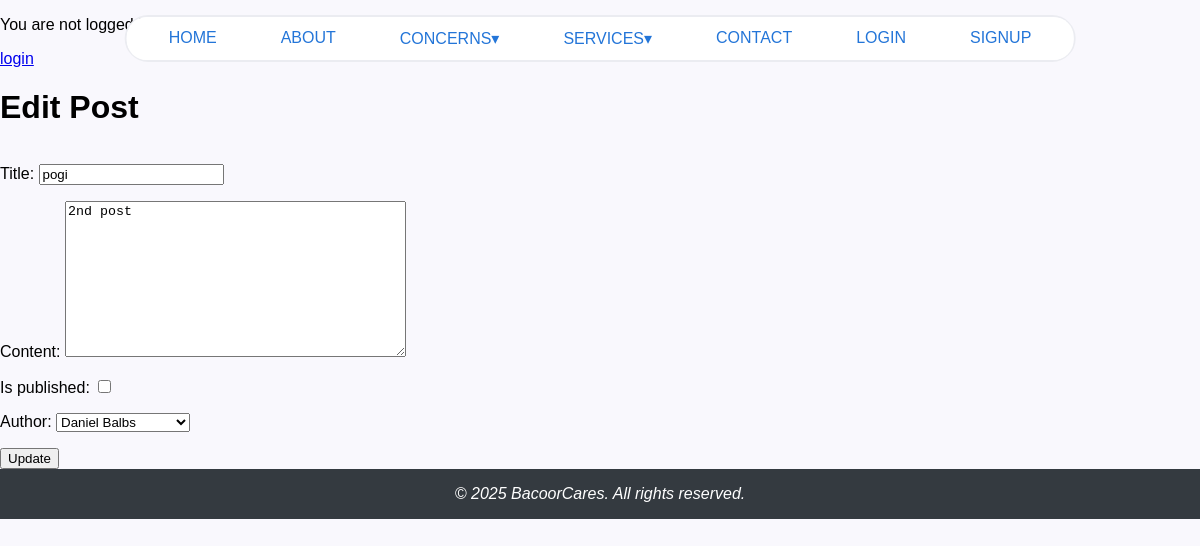
Screenshot of /blog/5/edit with the database file from the repository.
### app/models.py (models this page shows, shortened)
class Post(models.Model):
    title = models.CharField(max_length=200)
    content = models.TextField(null=True)
    created_at = models.DateTimeField(auto_now_add=True)
    is_published = models.BooleanField(default=False)
    author = models.ForeignKey(Citizen, on_delete=models.CASCADE)

### app/views.py (the view)
# urls.py: path('blog/<int:pk>/edit', BlogUpdateView.as_view(), name='blog_update'),
class BlogUpdateView(UpdateView):
    model = Post
    fields = ['title', 'content', 'is_published', 'author']
    template_name = 'app/blog_update.html'

### app/models.py (called while the page is built)
    def __str__(self):
        return f"{self.first_name} {self.last_name}"

### app/templates/app/blog_update.html (shortened to what this page needs)
{% extends 'app/base.html' %}
{% load static %}
{% block content %}
    <h1> Edit Post </h1>
    <form action="{% url 'blog_update' object.pk %}" method="post">
        {{form.as_p}}
        <input type="submit" value="Update">
    </form>
{% endblock content %}

### static/css/base.css (style rules this page uses)
html, body { height: 100%; margin: 0; display: flex; flex-direction: column; }
body { display: flex; flex-direction: column; }
body { background: #F9F8FD; font-family: 'Lexend Exa', sans-serif; }

### rows the page displays
Post: title "pogi", content "2nd post", author "Daniel Balbs"
